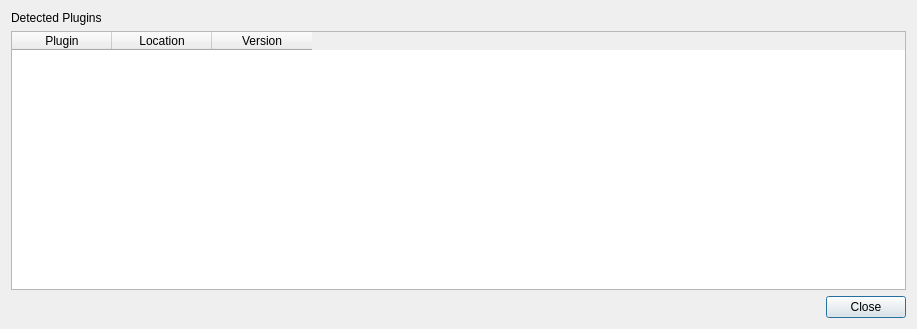
<?xml version="1.0" encoding="UTF-8"?>
<ui version="4.0">
 <class>DlgPlugins</class>
 <widget class="QDialog" name="DlgPlugins">
  <property name="geometry">
   <rect>
    <x>0</x>
    <y>0</y>
    <width>917</width>
    <height>329</height>
   </rect>
  </property>
  <property name="windowTitle">
   <string>Plugins</string>
  </property>
  <property name="modal">
   <bool>true</bool>
  </property>
  <layout class="QVBoxLayout" name="verticalLayout">
   <item>
    <widget class="QLabel" name="label">
     <property name="text">
      <string>Detected Plugins</string>
     </property>
    </widget>
   </item>
   <item>
    <widget class="QTableWidget" name="plugin_table">
     <property name="selectionMode">
      <enum>QAbstractItemView::SingleSelection</enum>
     </property>
     <property name="selectionBehavior">
      <enum>QAbstractItemView::SelectRows</enum>
     </property>
     <column>
      <property name="text">
       <string>Plugin</string>
      </property>
     </column>
     <column>
      <property name="text">
       <string>Location</string>
      </property>
     </column>
     <column>
      <property name="text">
       <string>Version</string>
      </property>
     </column>
    </widget>
   </item>
   <item>
    <layout class="QHBoxLayout" name="horizontalLayout">
     <item>
      <spacer name="horizontalSpacer">
       <property name="orientation">
        <enum>Qt::Horizontal</enum>
       </property>
       <property name="sizeHint" stdset="0">
        <size>
         <width>40</width>
         <height>20</height>
        </size>
       </property>
      </spacer>
     </item>
     <item>
      <widget class="QPushButton" name="bt_close">
       <property name="text">
        <string>Close</string>
       </property>
      </widget>
     </item>
    </layout>
   </item>
  </layout>
 </widget>
 <resources/>
 <connections/>
</ui>
